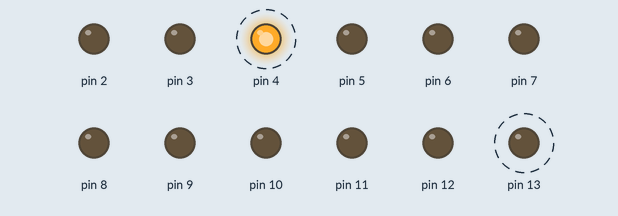
This sketch was run on a simulated Arduino Uno, built with avr-gcc and run on an emulated ATmega328P. On the bench: output pins drawn as LEDs (lit = HIGH). Dashed ring = blinking.

Above: at 0.5 s.
Timing chart, 0 to 3.0 s (numbered marks = the images above):
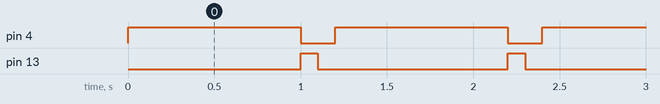

The sketch:

arduinoNanoCheckPins.ino
```cpp
void setup() {
    for(int i = 2; i <= 13; i++) {
        pinMode(i, OUTPUT);
    }
}

void loop() {
    digitalWrite(4, HIGH);
    delay(1000);
    digitalWrite(4, LOW);

    digitalWrite(13, HIGH);
    delay(100);
    digitalWrite(13, LOW);
    delay(100);
}
```

Measured:
- by itself, pin 4: alternates HIGH for 1.0 s and LOW for 0.20 s
- by itself, pin 13: alternates HIGH for 0.10 s and LOW for 1.1 s
- by itself, everything shown: repeats every 1.2 s, in 3 steps
